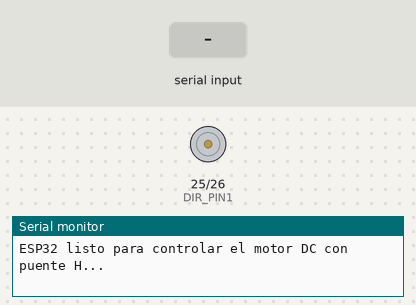
Bench run of a sketch on a simulated ESP32. On the bench: motor-driver pin pairs drawn as motors (green arrow = first pin HIGH = forward, orange = second pin HIGH = backward, longer = more drive, scaled by the enable pin), the last lines printed to the serial monitor. The test bench sets the inputs (shaded band).

Above: at 2.2 s.
2.3 s: "90,45\n" received over Serial
At 2.7 s:
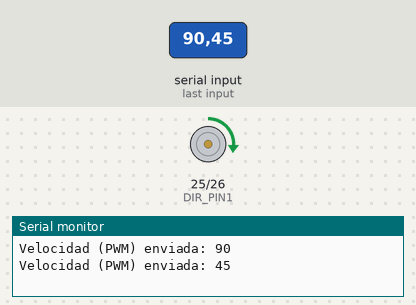
4.8 s: "30,150\n" received over Serial
At 5.6 s:
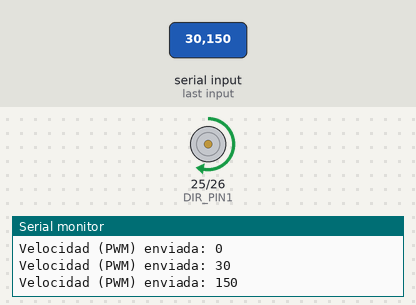
7.3 s: "200\n" received over Serial
At 7.7 s:
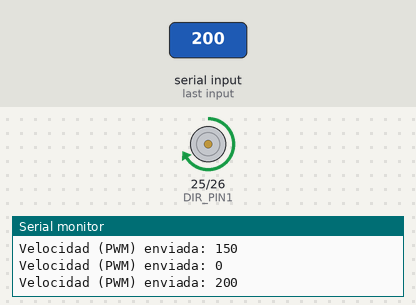
Timing chart, 0 to 10.3 s (numbered marks = the images above; inputs shaded):
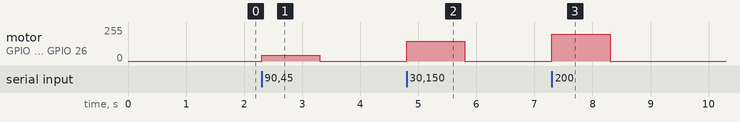

The sketch:

motorDC.ino
```cpp
#include <Arduino.h>

// Configuración del PWM para la velocidad
const int PWM_CHANNEL = 0;         // Canal PWM
const int MOTOR_PWM_PIN = 32;        // Pin de salida PWM al puente H
const int PWM_FREQUENCY = 5000;      // Frecuencia PWM en Hz
const int PWM_RESOLUTION = 8;        // Resolución de 8 bits (0-255)

// Pines para controlar la dirección en el puente H
const int DIR_PIN1 = 25;             // Primer pin de dirección
const int DIR_PIN2 = 26;             // Segundo pin de dirección

// Variable para almacenar el valor de velocidad recibido (0-255)
int speedValue = 0;

void setup() {
  Serial.begin(115200);
  delay(1000); // Espera breve para la conexión Serial

  // Configurar el canal PWM
  ledcSetup(PWM_CHANNEL, PWM_FREQUENCY, PWM_RESOLUTION);
  ledcAttachPin(MOTOR_PWM_PIN, PWM_CHANNEL);

  // Configurar los pines de dirección como salidas
  pinMode(DIR_PIN1, OUTPUT);
  pinMode(DIR_PIN2, OUTPUT);

  // Fijar la dirección predeterminada (por ejemplo, avance)
  // Para avanzar: DIR_PIN1 HIGH y DIR_PIN2 LOW
  digitalWrite(DIR_PIN1, HIGH);
  digitalWrite(DIR_PIN2, LOW);

  Serial.println("ESP32 listo para controlar el motor DC con puente H...");
}

void loop() {
  // Revisar si hay datos disponibles por Serial
  if (Serial.available() > 0) {
    // Leer el valor (se espera que sea un número en formato ASCII terminado en salto de línea)
    speedValue = Serial.parseInt();

    // Limitar el valor entre 0 y 255 (por seguridad)
    if (speedValue < 0) speedValue = 0;
    if (speedValue > 255) speedValue = 255;

    // Controlar la dirección y velocidad:
    if (speedValue == 0) {
      // Detener el motor: PWM a 0
      ledcWrite(PWM_CHANNEL, 0);
    } else {
      // Para avanzar:
      digitalWrite(DIR_PIN1, HIGH);
      digitalWrite(DIR_PIN2, LOW);
      ledcWrite(PWM_CHANNEL, speedValue);
    }

    // Imprimir en Monitor Serie para depuración
    Serial.print("Velocidad (PWM) enviada: ");
    Serial.println(speedValue);
  }
}
```

Measured:
- after the input at 2.3 s, motor on GPIO 25 (DIR_PIN1) / GPIO 26 (DIR_PIN2): stopped → forward 45/255 at once, → stopped 1.0 s later
- after the input at 4.8 s, motor on GPIO 25 (DIR_PIN1) / GPIO 26 (DIR_PIN2): stopped → forward 149/255 at once, → stopped 1.0 s later
- after the input at 7.3 s, motor on GPIO 25 (DIR_PIN1) / GPIO 26 (DIR_PIN2): stopped → forward 199/255 at once, → stopped 1.0 s later
